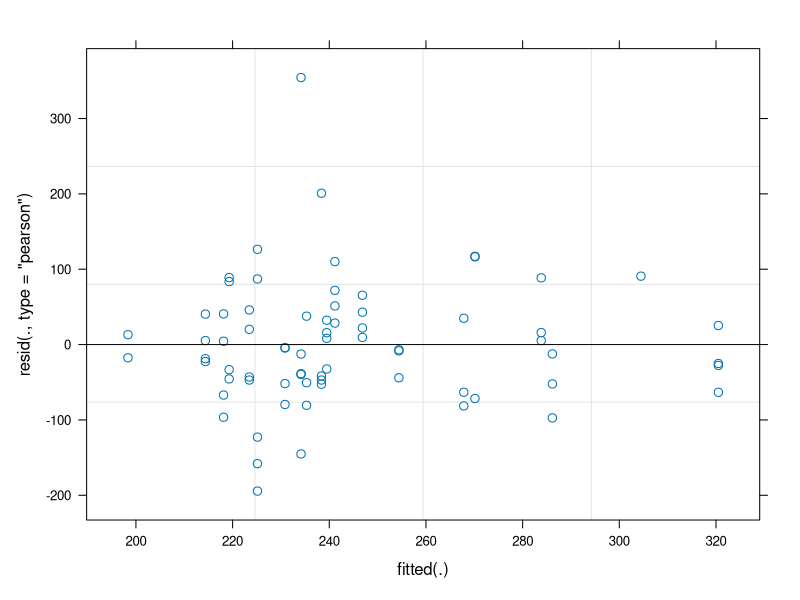
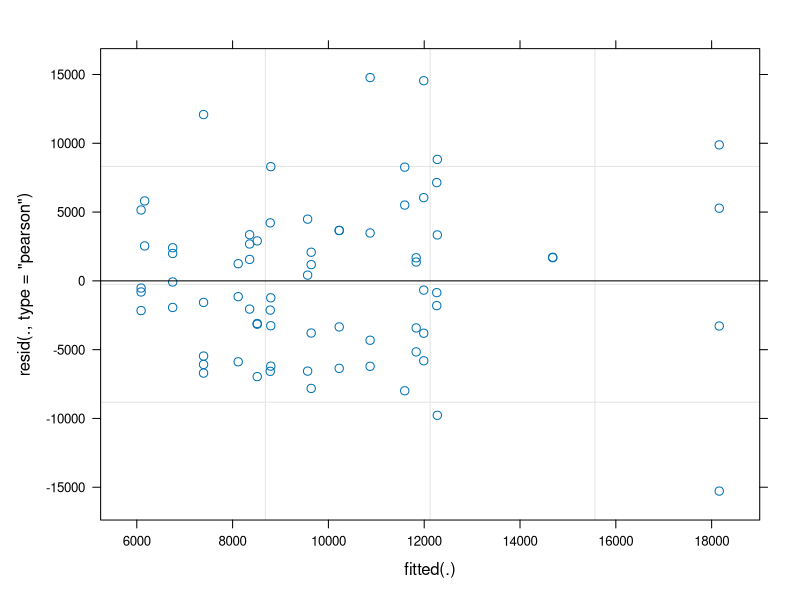
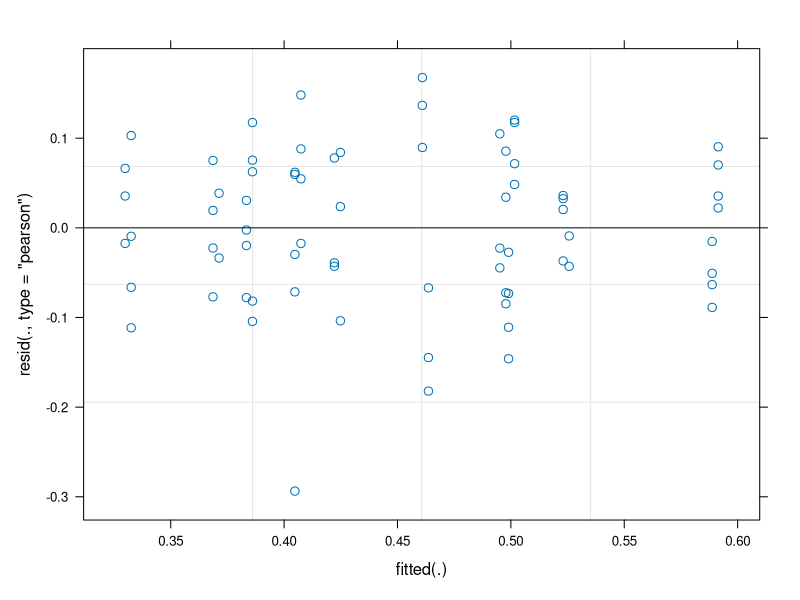

These figures' R source, in order: (Note: this script raises an error after producing the figures.)
# Committee Meeting - Dec 2019 
# Dec 1, 2019 
# 2019 TUCD Data 

library(ggplot2)
library(lme4)
library(emmeans)
library(lmerTest)
library(plyr)

setwd("/Users/MagdaGarbowski/CommitteeMeeting/TUCD/")

TUCD_subset<-read.csv("TUCD_data_H2.csv")
levels(TUCD_subset$POP_ID.y)<-c("CONC_WR","NWMW_C", "CULT_PRY","CULT_RV","CULT_SL")

# Boxplots 

box_plot_TUCD<-function(data, colname1, colname2,var_x = data[,colname1], var_y = data[,colname2]){
  ggplot(data, aes(x = var_x, y = var_y)) + 
    geom_boxplot() + facet_grid(.~TRT)
}


TUCD_plots_SLA<-ggplot(TUCD_subset, aes(x = POP_ID.y, y = SLA)) + 
  geom_boxplot() + facet_grid(.~TRT)

TUCD_plots_SRL<-ggplot(TUCD_subset, aes(x = POP_ID.y, y = SRL)) + 
  geom_boxplot() + facet_grid(.~TRT)

TUCD_plots_RMR<-ggplot(TUCD_subset, aes(x = POP_ID.y, y = RMR)) + 
  geom_boxplot() + facet_grid(.~TRT)

TUCD_plots_RARL<-ggplot(TUCD_subset, aes(x = POP_ID.y, y = RARL)) + 
  geom_boxplot() + facet_grid(.~TRT)

TUCD_plots_Length.cm.<-ggplot(TUCD_subset, aes(x = POP_ID.y, y = Length.cm.)) + 
  geom_boxplot() + facet_grid(.~TRT)

TUCD_plots_tips<-ggplot(TUCD_subset, aes(x = POP_ID.y, y = Tips)) + 
  geom_boxplot() + facet_grid(.~TRT)


# Models - how can I put lmer into a function? 




mod1<-lmer((SLA) ~ TRT * POP_ID.y + (1|Round), TUCD_subset)
plot(mod1)
anova(mod1)

mod2<-lmer((SRL) ~ TRT * POP_ID.y + (1|Round), TUCD_subset)
plot(mod2)
anova(mod2)

mod3<-lmer((RMR) ~ TRT * POP_ID.y + (1|Round), TUCD_subset)
plot(mod3)
anova(mod3)
CLD(emmeans(mod3, ~ TRT))
CLD(emmeans(mod3, ~ POP_ID.y))

mod4<-lmer(sqrt(RARL) ~ TRT * POP_ID.y + (1|Round), TUCD_subset)
plot(mod4)
anova(mod4)

mod5<-lmer(sqrt(Length.cm.) ~ TRT * POP_ID.y + (1|Round), TUCD_subset)
plot(mod5)
anova(mod5)
CLD(emmeans(mod4, ~ TRT * POP_ID.y ), alpha = 0.1)

mod6<-lmer(log(Tips) ~ TRT * POP_ID.y + (1|Round), TUCD_subset)
plot(mod6)
anova(mod6)
CLD(emmeans(mod6, ~ TRT * POP_ID.y ), alpha = 0.05)

mod7<-lmer((RWD) ~ TRT * POP_ID.y + (1|Round), TUCD_subset)
plot(mod7)
anova(mod7)
CLD(emmeans(mod7, ~ TRT ))

mod9<-lmer((LWD) ~ TRT * POP_ID.y + (1|Round), TUCD_subset)
plot(mod8)
anova(mod8)
CLD(emmeans(mod8, ~ TRT * POP_ID.y ))

mod9<-lmer((LWD+RWD) ~ TRT * POP_ID.y + (1|Round), TUCD_subset)
plot(mod9)
anova(mod9)
CLD(emmeans(mod9, ~ TRT * POP_ID.y ))

### Aboveground/belowground figure 

TUCD_Above_Sumstats<-ddply(TUCD_subset, c("POP_ID.y","TRT"),summarise, 
                            N=length(LWD*1000),
                            mean=mean(LWD*1000), 
                            sd=sd(LWD*1000),
                            se=sd/sqrt(N))
TUCD_Above_Sumstats$BM<-"Above"
TUCD_Above_Sumstats$Type<-"Shoot"

TUCD_Below_Sumstats<-ddply(TUCD_subset, c("POP_ID.y","TRT"),summarise, 
                            N=length(RWD*1000),
                            mean=mean(RWD*1000), 
                            sd=sd(RWD*1000),
                            se=sd/sqrt(N))
TUCD_Below_Sumstats$BM<-"Below"
TUCD_Below_Sumstats$Type<-"Root"

DF<- rbind(TUCD_Above_Sumstats, TUCD_Below_Sumstats)
DF$BM <- factor(DF$BM,levels=c("Above","Below"))

# Make root values negative 
DF[ DF$Type=="Root", c("mean", "sd","se")] <- DF[ DF$Type=="Root", c("mean", "sd","se")] * -1

# Above below Figure 

TUCD_RMF_Figure<- ggplot(data=DF[DF$BM %in% c("Above", "Below"),], aes(x=POP_ID.y, y=mean, fill=TRT, group = TRT)) + 
  geom_bar(stat="identity", position="dodge", width=0.88, color="black")+
  geom_errorbar(data=DF[DF$BM %in% c("Below"),], aes (x=POP_ID.y, ymin=mean-se, ymax=mean+se, group = TRT), width=0.2, size=0.5, position=position_dodge(.9))+
  geom_errorbar(data=DF[DF$BM %in% c("Above"),], aes (x=POP_ID.y, ymin=mean-se, ymax=mean+se, group = TRT), width=0.2, size=0.5, position=position_dodge(.9))+
  scale_fill_manual(name = "Treatment",
                    labels = c("Control","Drought"),
                    values=c("gray75", "orangered4")) +
  labs(title=expression(paste("Above and Below Ground Biomass")),
       y=expression(paste("Biomass (mg)"), x="POP_ID.y"))+
  theme_bw()+
  ylim(-11, 18)+
  theme(plot.title=element_blank(),
        panel.border = element_rect(fill=NA, colour='black', size=1), 
        panel.background = element_blank(),
        panel.grid.major = element_blank(), 
        panel.grid.minor = element_blank(),
        legend.position="right",legend.text.align=0, legend.text=element_text(size=16),
        legend.title=element_text(size=16), 
        strip.text=element_text(size=16), 
        axis.title.x=element_blank(),
        axis.text.x = element_text(colour = "black",size=14), 
        axis.title.y=element_text(size=16),
        axis.text.y = element_text(colour = "black",size=14)) 

TUCD_RMF_Figure_2<-TUCD_RMF_Figure + annotate("text", 
                  label=c("bc","bc","abc","c","bc","c","ab","c","a","c"),
                  #x=DF[DF$BM %in% c("Above"),]$POP_ID,
                  x = c(.75,1.25,1.75,2.25,2.75,3.25,3.75,4.25,4.75,5.25),
                  y=(DF[DF$BM %in% c("Above"),]$mean + DF[DF$BM %in% c("Above"),]$se+1),
                  size=5, color="black") +
                  annotate("text", 
                           label = c (" *Belowground \n main effect of drought"),
                           x = c(2.75),
                           y = c(-10))

pdf("~/Downloads/TUCD_h2_Control_Drought.pdf", height=4, width=6)
TUCD_RMF_Figure_2
dev.off()
